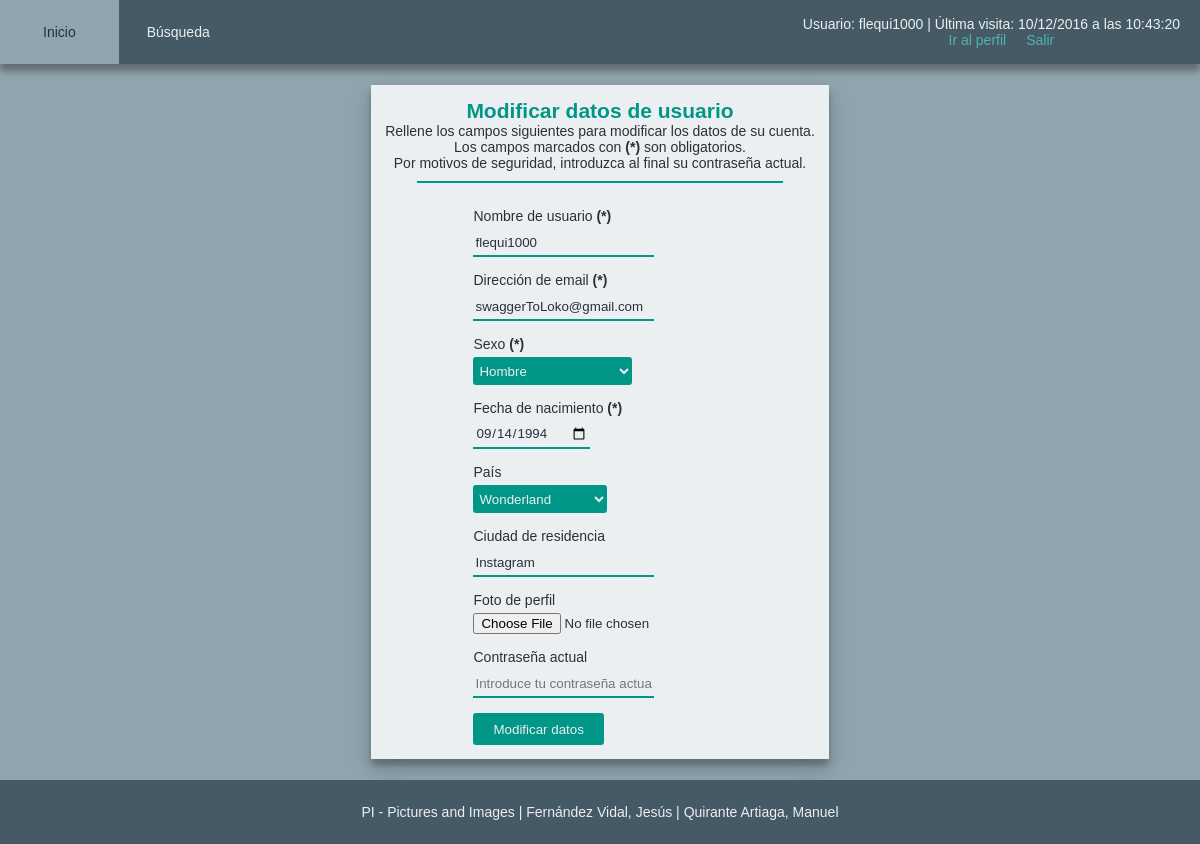
The page /usu/modificarDatos.php (signed in) on the database its author committed.
### tables this page shows
CREATE TABLE IF NOT EXISTS `usuarios` (
  `IdUsuario` int(11) NOT NULL AUTO_INCREMENT,
  `NomUsuario` varchar(15) NOT NULL,
  `ClaveUsuario` varchar(15) NOT NULL,
  `EmailUsuario` varchar(200) NOT NULL,
  `SexoUsuario` tinyint(4) NOT NULL,
  `FNacimientoUsuario` date NOT NULL,
  `CiudadUsuario` varchar(100) DEFAULT NULL,
  `PaisUsuario` int(11) DEFAULT NULL,
  `FotoUsuario` varchar(256) NOT NULL DEFAULT 'img/com/avatar.png',
  `FRegistroUsuario` timestamp NOT NULL DEFAULT CURRENT_TIMESTAMP,
  PRIMARY KEY (`IdUsuario`),
  UNIQUE KEY `NomUsuario` (`NomUsuario`),
  UNIQUE KEY `EmailUsuario` (`EmailUsuario`),
  KEY `FK_usuarios_paises` (`PaisUsuario`),
  CONSTRAINT `FK_usuarios_paises` FOREIGN KEY (`PaisUsuario`) REFERENCES `paises` (`IdPais`) ON DELETE SET NULL ON UPDATE CASCADE
);

### inc/func/mysql/basico.inc.php (called while the page is built, shortened)
<?php
	function abrirConexion()
	{
		return true;
	}
	function ejecutarSQL($sql)
	{
		global $conexionBD, $directorioRaiz;
		if (!($resultado = $conexionBD->query($sql)))
		{
			echo "<p><img src='$directorioRaiz"."img/com/error.png' alt='Error' /></p>";
			$tipoConsulta = explode(" ", $sql, 2)[0];
			switch ($tipoConsulta)
			{
				case "INSERT":
				case "insert":
				{
					echo "<p>No se pudo añadir los datos al servidor.</p>";
					break;
				}
				case "UPDATE":
				case "update":
				{
					echo "<p>No se pudo modificar los datos del servidor.</p>";
					break;
				}
				case "DELETE":
				case "delete":
				{
					echo "<p>No se pudo eliminar los datos del servidor.</p>";
					break;
				}
				default:
				{
					echo "<p>No se pudo recuperar los datos del servidor.</p>";
					break;
				}
			}
			return false;
		}
		return $resultado;
	}
?>
<?php
	function getSQLUsuario($usu)
	{
		return "SELECT NomUsuario, ClaveUsuario, EmailUsuario, SexoUsuario, FNacimientoUsuario, CiudadUsuario, IdPais, NomPais, FotoUsuario FROM usuarios, paises WHERE PaisUsuario = IdPais AND NomUsuario = '$usu'";
	}
	function getSQLPaises()
	{
		return "SELECT IdPais, NomPais FROM paises ORDER BY NomPais ASC";
	}
?>

### inc/func/mysql/formularios.inc.php (the view, shortened to what this page needs)
<?php
	function selectorPais($paises, $preSel = 0)
	{
?>
		<p><label for="pais">País</label></p>
		<p><select name="pais" id="pais">
<?php
		while ($fila = $paises->fetch_object())
		{
			$IdPais = $fila->IdPais;
			$NomPais = $fila->NomPais;
			$selected = ($IdPais == $preSel ? "selected" : "");
?>
		<option value="<?php echo $IdPais; ?>" <?php echo $selected; ?>><?php echo $NomPais; ?></option>
<?php
		}
		echo "</select></p>";
	}
?>
<?php
	function selectorSexo($preSel = 0)
	{
?>
		<p><label for="sexo">Sexo <strong>(*)</strong></label></p>
		<p>
			<select name="sexo" id="sexo">
<?php
		$nombre[0] = "Seleccione una opción";
		$nombre[1] = "Hombre";
		$nombre[2] = "Mujer";
		$nombre[3] = "Otro";
		for ($i = 0; $i < 4; $i++)
		{
			$selected = ($i == $preSel ? "selected" : "");
?>
		<option value="<?php echo $i; ?>" <?php echo $selected; ?>><?php echo $nombre[$i]; ?></option>
<?php
		}
		echo "</select></p>";
	}
?>

### usu/modificarDatos.php (shortened to what this page needs)
<?php
	$directorioRaiz = "../";
	include_once("../inc/func/mysql/basico.inc.php");
	include_once("../inc/func/mysql/formularios.inc.php");
	require_once("../inc/head.inc");
 ?>
<main class="centrado">
	<section class="encabezado">
		<h1>Modificar datos de usuario</h1>
		<p>Rellene los campos siguientes para modificar los datos de su cuenta.</p>
		<p>Los campos marcados con <strong>(*)</strong> son obligatorios.</p>
		<p>Por motivos de seguridad, introduzca al final su contraseña actual.</p>
	</section>
	<div class="separador"></div>
	<section>
	<?php
		if (abrirConexion())
		{
			$sql = getSQLPaises();
			if ($resultadoPaises = ejecutarSQL($sql))
			{
				$sql = getSQLUsuario($_SESSION["userName"]);
				if ($resultadoUsuario = ejecutarSQL($sql))
				{
					$fila = $resultadoUsuario->fetch_object();
					$NomUsuario = $fila->NomUsuario;
					$EmailUsuario = $fila->EmailUsuario;
					$SexoUsuario = $fila->SexoUsuario;
					$FNacimientoUsuario = $fila->FNacimientoUsuario;
					$CiudadUsuario = $fila->CiudadUsuario;
					$IdPais = $fila->IdPais;
	?>
					<form action="modificarDatos_respuesta.php" method="POST" enctype="multipart/form-data">
						<p><label for="nombreUsuario">Nombre de usuario <strong>(*)</strong></label></p>
						<p><input type="text" name="nombreUsuario" id="nombreUsuario" placeholder="Escribe tu nombre completo" required <?php echo "value='$NomUsuario'"; ?>/></p>
						<p><label for="email">Dirección de email <strong>(*)</strong></label></p>
						<p><input type="email" name="email" id="email" placeholder="Introduce tu email, recuerda la @" required <?php echo "value='$EmailUsuario'"; ?>/></p>
						<?php selectorSexo($SexoUsuario); ?>
						<p><label for="fecha">Fecha de nacimiento <strong>(*)</strong></label></p>
						<p><input type="date" name="fecha" id="fecha" required <?php echo "value='$FNacimientoUsuario'"; ?>/></p>
						<?php selectorPais($resultadoPaises, $IdPais); ?>
						<p><label for="ciudad">Ciudad de residencia</label></p>
						<p><input type="text" name="ciudad" id="ciudad" placeholder="Ciudad en la que vives actualmente" <?php echo "value='$CiudadUsuario'"; ?>/></p>
						<p><label for="foto">Foto de perfil</label></p>
						<p><input type="file" name="foto" id="foto"/></p>
						<p><label for="passActual">Contraseña actual</label></p>
						<p><input type="password" name="passActual" id="passActual" placeholder="Introduce tu contraseña actual" required/></p>
						<input type="submit" value="Modificar datos" />
					</form>
	<?php
				}
			}
		}
	?>
	</section>
</main>
<?php
	require_once("../inc/footer.inc");
?>

### css/estilos.css (style rules this page uses)
* { margin: 0px; box-sizing: border-box; outline-color: #009688; }
body { min-height: 100vh; padding: 0em 1em; padding-top: 64px; background: #90A4AE; font-family: "Ubuntu", "Arial", "Helvetica", sans-serif; font-size: 14px; color: #263238; display: flex; flex-direction: column; }
main { width: 100%; padding: 1em; background: #ECEFF1; box-shadow: 0 10px 20px rgba(0,0,0,0.19), 0 6px 6px rgba(0,0,0,0.23); display: flex; flex-direction: column; align-items: center; }
.centrado { width: initial; }
main section { display: flex; flex-direction: column; align-items: center; }
h1, h2, h3 { color: #009688; }
h1, h2 { text-align: center; }
.encabezado { display: flex; flex-direction: column; align-items: center; }
.separador { margin-top: 10px; margin-bottom: 20px; border-bottom: 2px solid #009688; width: 85%; }

### css/contraste.css (style rules this page uses)
* { margin: 0px; box-sizing: border-box; outline-color: #2196F3; }
body { min-height: 100vh; padding: 0em 1em; padding-top: 64px ; background: #263238; font-family: "Ubuntu", "Arial", "Helvetica", sans-serif; font-size: 14px; color: #ECEFF1; display: flex; flex-direction: column; }
main { width: 100%; padding: 1em; background: inherit; display: flex; flex-direction: column; align-items: center; flex: 1; }
.centrado { width: initial; }
main section { display: flex; flex-direction: column; align-items: center; }
h1, h2, h3 { color: #2196F3; }
h1, h2 { text-align: center; }
.encabezado { display: flex; flex-direction: column; align-items: center; }
.separador { margin-top: 10px; margin-bottom: 20px; border-bottom: 2px solid #2196F3; width: 85%; }

### css/formularios.css (style rules this page uses)
form p { margin: 5px 0px; }
form p input, form p textarea, form p select { margin-bottom: 10px; }
input[type="text"], input[type="password"], input[type="email"], input[type="number"], input[type="tel"], input[type="date"], input[type="submit"], textarea, select { outline: none; border: none; border-bottom: 2px solid #009688; height: 28px; padding: 2px; background: inherit; font-family: inherit; color: inherit; transition: all .25s ease-in-out; }
select, input[type="submit"] { border: none; border-radius: 3px; background: #009688; color: #ECEFF1; }
input[type="submit"] { box-sizing: content-box; padding: 2px 20px; }

### css/galerias.css (style rules this page uses)
section { display: flex; flex-flow: row wrap; justify-content: center; align-items: center; }

### css/contraste-formularios.css (style rules this page uses)
form p { margin: 5px 0px; }
form p input, form p textarea, form p select { margin-bottom: 10px; }
input[type="text"], input[type="password"], input[type="email"], input[type="number"], input[type="tel"], input[type="date"], input[type="submit"], textarea, select { outline: none; border: none; border-bottom: 2px solid #2196F3; height: 28px; padding: 2px; background: inherit; font-family: inherit; color: inherit; transition: all .25s ease-in-out; }
select, input[type="submit"] { border: none; border-radius: 3px; background: #2196F3; color: #ECEFF1; }
input[type="submit"] { box-sizing: content-box; padding: 2px 20px; }

### css/contraste-galerias.css (style rules this page uses)
section { display: flex; flex-flow: row wrap; justify-content: center; align-items: center; }

### css/imprimir.css (style rules this page uses)
* { margin: 0px; box-sizing: border-box; }
body { min-height: 100vh; background: #FFF; font-family: serif; font-size: 12pt; color: #000; display: flex; flex-direction: column; }
main { margin: 1.5em 1em; padding: 1em; background: transparent; display: flex; flex-direction: column; align-items: center; flex: 1; }
h1, h2, h3 { color: black; }
h1, h2 { text-align: center; }
.centrado { margin: 1.5em 14px; margin-top: 85px; }
.encabezado { margin-bottom: 20px; width: 85%; padding-bottom: 10px; border-bottom: 2px solid #000; display: flex; flex-direction: column; align-items: center; }
input[type="text"], input[type="password"], input[type="email"], input[type="number"], input[type="tel"], input[type="date"], textarea { border-bottom: 2px solid #000 !important; color:#000; background: transparent; }
select, input[type="submit"] { border: 2px solid #000; color:#000; background: transparent; }

### rows shown on the page
usuarios: nombreUsuario "flequi1000", email "swaggerToLoko@gmail.com", fecha "09/14/1994", ciudad "Instagram"

### other values the page prints
$userName "flequi1000"
$fecha "10/12/2016 a las 10:43:20"
form field sexo "Hombre"
form field pais "Wonderland"
